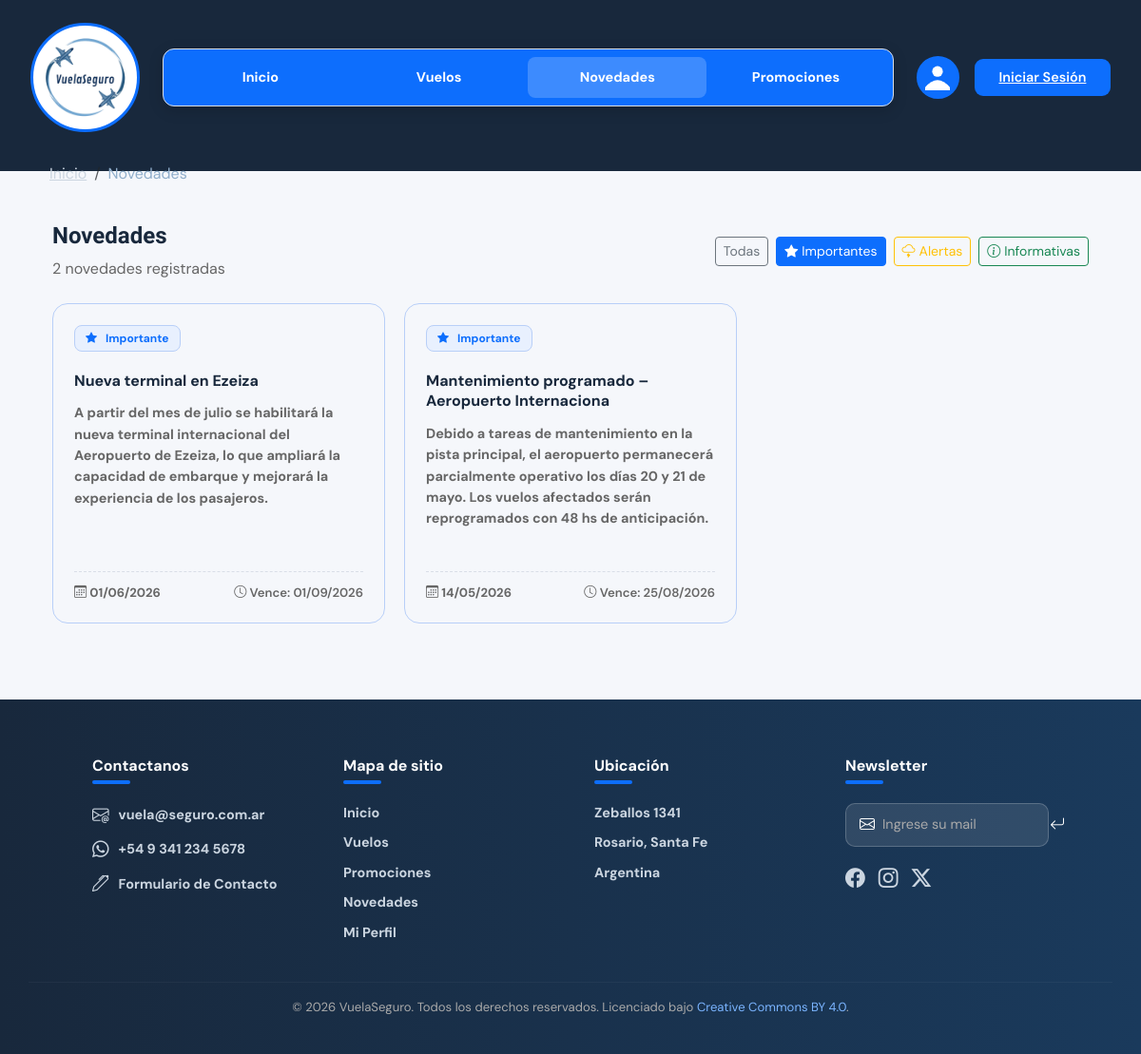
Before: /NOVEDADES/novedades.php?pagina=1&tipo=importante with the older database file.
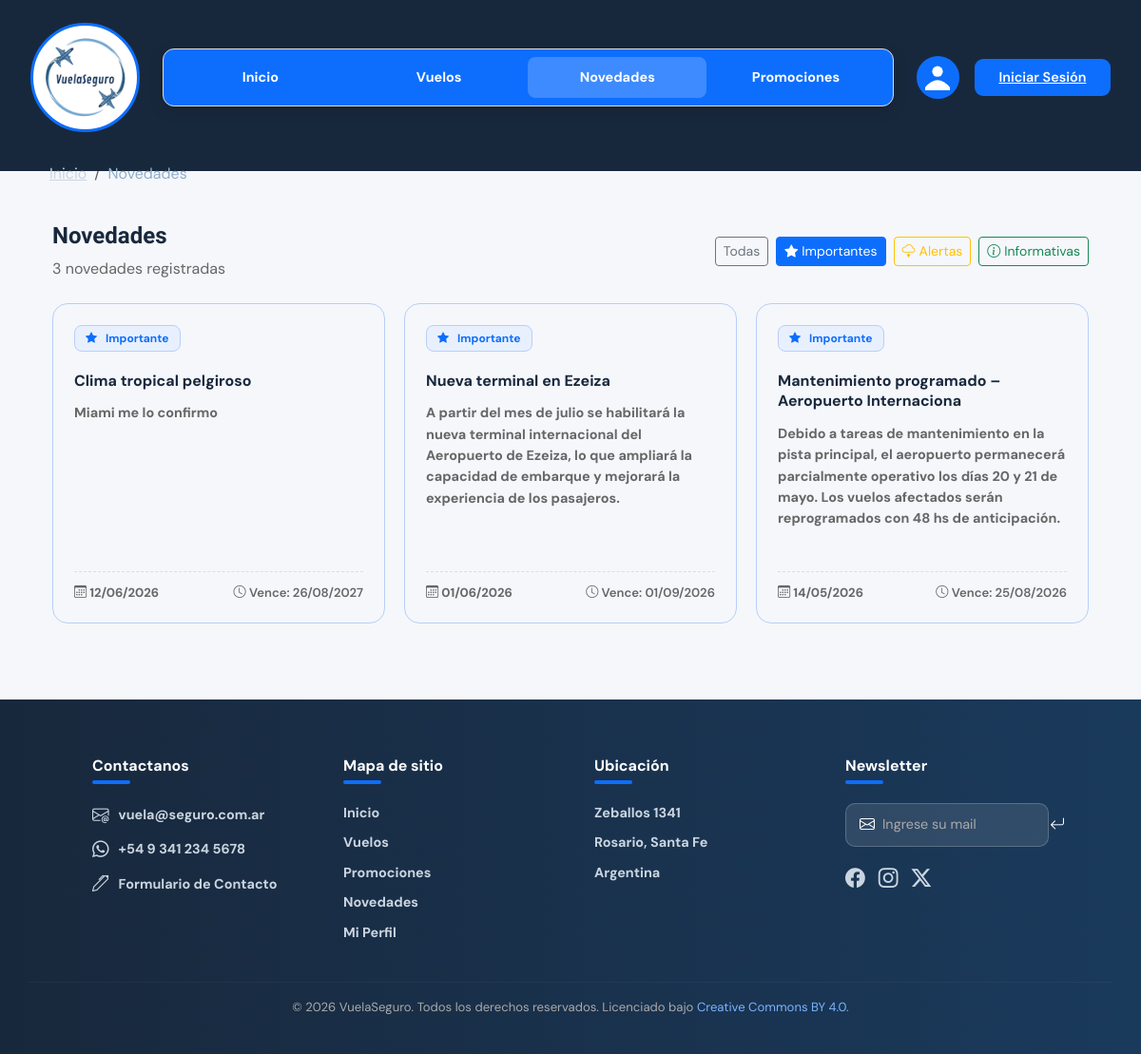
After: the same page with the newer database file.
### tables this page shows
CREATE TABLE `novedades` (
  `codNovedad` int(11) NOT NULL,
  `TituloNovedad` varchar(50) NOT NULL,
  `textoNovedad` text NOT NULL,
  `fechaPublicacionNovedad` date NOT NULL,
  `fechaExpiracionNovedad` date NOT NULL,
  `tipoNovedad` enum('Alerta','Importante','Informativa','') NOT NULL
);

### NOVEDADES/novedades.php (the view, shortened to what the changed rows need)
<?php
include_once('../conexion.inc');
$esAdmin = (isset($_SESSION['usuario']) && $_SESSION['usuario']['tipoUsuario'] === 'admin');
$porPagina   = 6;
$paginaActual = isset($_GET['pagina']) && is_numeric($_GET['pagina']) ? (int)$_GET['pagina'] : 1;
$offset = ($paginaActual - 1) * $porPagina;
$params     = [];
$types      = '';
$whereClause = $esAdmin ? "WHERE 1=1" : "WHERE fechaExpiracionNovedad >= CURDATE()";
if (!empty($_GET['tipo']) && in_array(ucfirst($_GET['tipo']), ['Importante', 'Alerta', 'Informativa'])) {
    $tipoFiltro   = strtolower($_GET['tipo']);
    $whereClause .= " AND tipoNovedad = ?";
    $params[]     = ucfirst($tipoFiltro);
    $types       .= 's';
}
$sqlTotal = "SELECT COUNT(*) AS total FROM novedades $whereClause";
$stmtTotal = $link->prepare($sqlTotal);
if (!empty($params)) {
    $stmtTotal->bind_param($types, ...$params);
}
$stmtTotal->execute();
$totalRegistros = $stmtTotal->get_result()->fetch_assoc()['total'];
$sql = "SELECT * FROM novedades $whereClause ORDER BY fechaPublicacionNovedad DESC LIMIT ? OFFSET ?";
$paramsQuery   = array_merge($params, [$porPagina, $offset]);
$typesQuery    = $types . 'ii';
$stmt = $link->prepare($sql);
$stmt->bind_param($typesQuery, ...$paramsQuery);
$stmt->execute();
$novedades = $stmt->get_result();
function badgeNovedad(string $tipo): string {
    return match($tipo) {
        'Importante'  => '<span class="badge-nov badge-imp"><i class="bi bi-star-fill me-1"></i>Importante</span>',
        'Alerta'      => '<span class="badge-nov badge-alt"><i class="bi bi-cloud-lightning me-1"></i>Alerta</span>',
        default       => '<span class="badge-nov badge-info"><i class="bi bi-info-circle me-1"></i>Informativa</span>',
    };
}
function claseCard(string $tipo): string {
    return match($tipo) {
        'Importante' => 'novedad-card destacada',
        'Alerta'     => 'novedad-card alerta',
        default      => 'novedad-card',
    };
}
?>
<!DOCTYPE html>
<html lang="es">
<head>
  <link href="https://cdn.jsdelivr.net/npm/bootstrap@5.3.3/dist/css/bootstrap.min.css" rel="stylesheet">
  <link rel="stylesheet" href="https://cdn.jsdelivr.net/npm/bootstrap-icons@1.13.1/font/bootstrap-icons.min.css">
  <link href="../INDEX/estilos-globales.css" rel="stylesheet">
  <link href="novedades.css" rel="stylesheet">
</head>
<body>
<main class="novedades-wrapper container mt-4 mb-5">
  <div class="novedades-header d-flex justify-content-between align-items-center mb-4 flex-wrap">
    <div>
      <h2 style="font-family:'Sora',sans-serif;">Novedades</h2>
      <p class="novedades-count mt-1 mb-0">
        <?= $totalRegistros ?> novedad<?= $totalRegistros !== 1 ? 'es' : '' ?> registradas
      </p>
    </div>
  </div>
  <?php if ($novedades->num_rows === 0): ?>
    <div class="text-center py-5" style="color:var(--gris);">
      <i class="bi bi-inbox fs-1 d-block mb-3"></i>
      <p class="fs-5">No hay novedades registradas.</p>
    </div>
  <?php else: ?>
    <div class="novedades-grid">
      <?php
      while ($nov = $novedades->fetch_assoc()):
      ?>
        <div class="<?= claseCard($nov['tipoNovedad']) ?>">
          <div>
              <?= badgeNovedad($nov['tipoNovedad']) ?>
          </div>
          <div class="nov-titulo-card mt-2"><?= htmlspecialchars($nov['TituloNovedad']) ?></div>
          <p class="nov-texto"><?= nl2br(htmlspecialchars($nov['textoNovedad'])) ?></p>
          <div class="nov-fecha mt-3">
            <span><i class="bi bi-calendar3"></i> <?= date('d/m/Y', strtotime($nov['fechaPublicacionNovedad'])) ?></span>
            <span class="nov-vence"><i class="bi bi-clock"></i> Vence: <?= date('d/m/Y', strtotime($nov['fechaExpiracionNovedad'])) ?></span>
          </div>
        </div>
      <?php endwhile; ?>
    </div>
  <?php endif; ?>
</main>
</body>
</html>

Changed rows visible on the page:
added novedades: tipoNovedad "Importante", TituloNovedad "Clima tropical pelgiroso", textoNovedad "Miami me lo confirmo", fechaPublicacionNovedad "12/06/2026", fechaExpiracionNovedad "26/08/2027"
Other visible differences:
$totalRegistros: "2" → "3"
